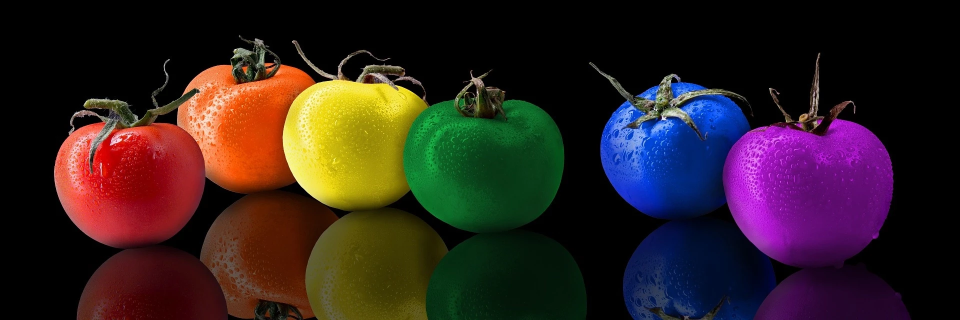
#> input picture image/tomato.jpg, 1920 x 640 px (shown at 1/2 size)
$ jupyter execute --allow-errors 22-01-04.ipynb
#> lines starting #> are read from the running program, lines starting #| are printed output that depends on the picture; after the words box and inside, x2 and y2 are one past the last pixel; in counts of white or black regions, pixels touching at a corner belong together; pictures that were not available may be replaced by others from this repository, and a replacement may not be noted
[cell 1]
import numpy as np
import cv2

[cell 2]
src = cv2.imread('image/tomato.jpg', cv2.IMREAD_COLOR)
#> src is the input picture: shape (640, 1920, 3); mean B, G, R 31.8, 32.8, 48.3
src = cv2.resize(src, dsize=(640, 480))
#> src: shape (480, 640, 3)
hsv = cv2.cvtColor(src, cv2.COLOR_BGR2HSV)
#> hsv: shape (480, 640, 3); mean H, S, V 44.2, 122, 63.7
h, s, v = cv2.split(hsv)
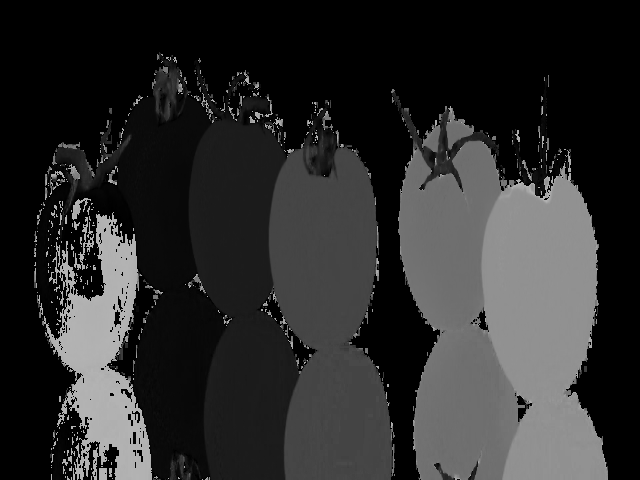
#> h: shape (480, 640); min 0, max 179, mean 44.2
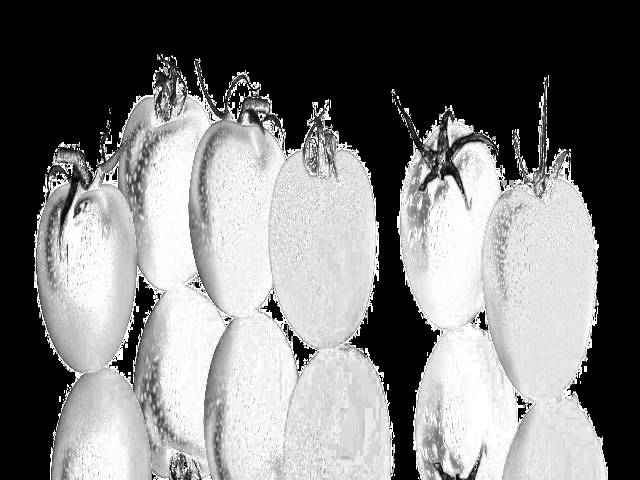
#> s: shape (480, 640); min 0, max 255, mean 122
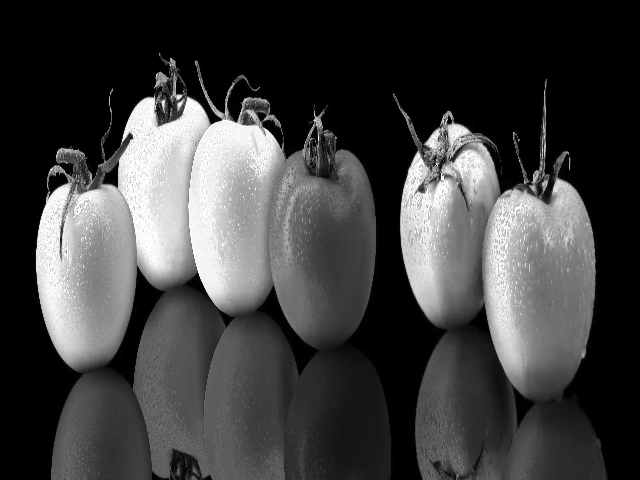
#> v: shape (480, 640); min 0, max 255, mean 63.7

lower_red = cv2.inRange(hsv, (0, 100, 100), (7, 255, 255))
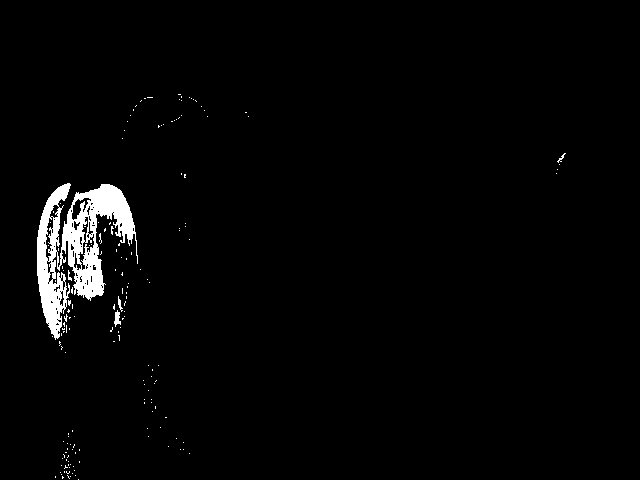
#> lower_red: shape (480, 640); 2.3% white; 165 white regions (160 under 20 px), largest, box (x1, y1, x2, y2) and area: (37, 183, 138, 340) 6469, (114, 310, 121, 327) 69, (118, 296, 123, 312) 34, (557, 153, 566, 163) 25, (68, 270, 72, 281) 21
upper_red = cv2.inRange(hsv, (170,100,100),(180,255,255))
#> upper_red: shape (480, 640); 2.4% white; 98 white regions (92 under 20 px), largest, box (x1, y1, x2, y2) and area: (47, 212, 137, 368) 6773, (74, 217, 94, 270) 241, (72, 199, 80, 220) 52, (60, 291, 64, 306) 29, (74, 221, 80, 230) 28, (87, 222, 93, 238) 27
added_red = cv2.addWeighted(lower_red,1.0,upper_red,1.0,0.0)
#> added_red: shape (480, 640); 4.7% white; 113 white regions (110 under 20 px), largest, box (x1, y1, x2, y2) and area: (37, 183, 138, 368) 14224, (63, 455, 71, 474) 42, (557, 153, 566, 163) 25

red = cv2.bitwise_and(hsv, hsv, mask = added_red)
#> red: shape (480, 640, 3); mean H, S, V 4.4, 9.7, 8.4
red = cv2.cvtColor(red, cv2.COLOR_HSV2BGR)

cv2.imshow("red", red)
cv2.waitKey()
cv2.destroyAllWindows()

[cell 3]
src = cv2.imread('image/abc.jpg',1)
#> (the rest of this cell did not finish here and is left out)

[cell 4]
src = np.zeros((768,1366,3), dtype=np.uint8)
print(src[:,:,0])

src = cv2.line(src,(100,100),(1200,100),(0,0,255),3,cv2.LINE_AA)
src = cv2.circle(src,(300,300), 50, (0,255,0),cv2.FILLED, cv2.LINE_4)
src = cv2.rectangle(src,(500,200),(1000,400),(255,0,0),5,cv2.LINE_8)
src = cv2.ellipse(src, (1200,300),(100,50),0,90,180,(255,255,0),2)

pts1 = np.array([[100,500],[300,500],[200,600]])
pts2 = np.array([[600,500],[800,500],[700,600]])
src = cv2.polylines(src, [pts1], False, (0,255,255),2)
src = cv2.fillPoly(src, [pts2], (255,0,255),cv2.LINE_AA)

src = cv2.putText(src, "Yummy!", (900,600), cv2.FONT_HERSHEY_COMPLEX, 2, (255,255,255),3)
cv2.imshow("src", src)
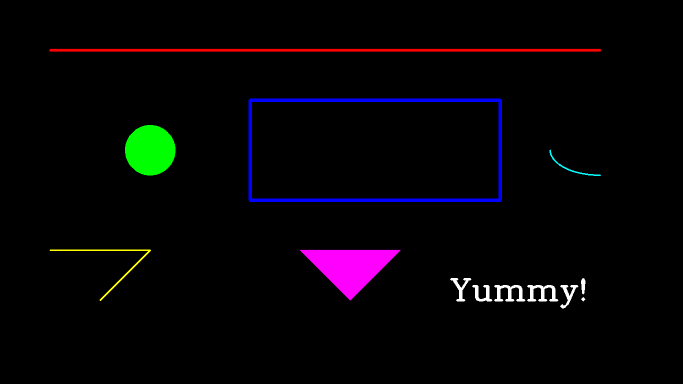
#> window 'src': shape (768, 1366, 3) (shown at 1/2 size); mean B, G, R 5.9, 3.3, 5.2
cv2.waitKey()
cv2.destroyAllWindows()

[cell 5]
src = cv2.imread('image/tomato.jpg', cv2.IMREAD_COLOR)
src = cv2.resize(src, dsize=(640, 480))
height, width, channel = src.shape
#> height = 480; width = 640; channel = 3

srcPoint = np.array([[300,200],[400,200],[500,500],[200,500]],dtype=np.float32)
dstPoint = np.array([[0,0],[width,0],[width,height],[0,height]], dtype = np.float32)
#> dstPoint = [[0, 0], [640, 0], [640, 480], [0, 480]]

matrix = cv2.getPerspectiveTransform(srcPoint, dstPoint)
dst = cv2.warpPerspective(src, matrix, (width, height))
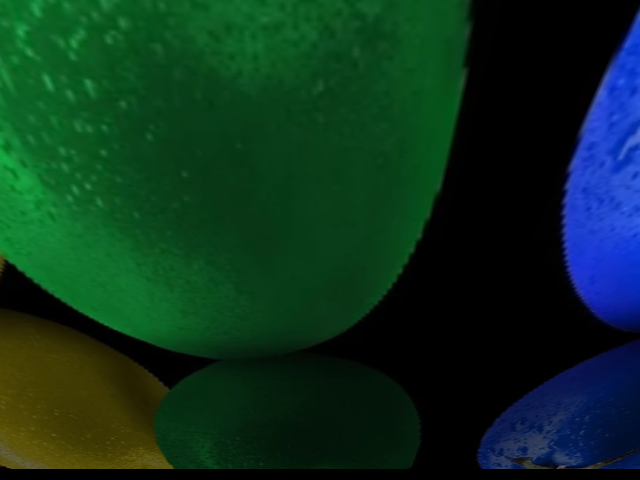
#> dst: shape (480, 640, 3); mean B, G, R 30.1, 48.4, 11.6

cv2.imshow("src", src)
cv2.imshow("dst", dst)
cv2.waitKey()
cv2.destroyAllWindows()

[cell 6]
import datetime
import cv2

capture = cv2.VideoCapture("Image/hhh2.mp4")
fourcc = cv2.VideoWriter_fourcc(*'XVID')
record = False

while True:

    if(capture.get(cv2.CAP_PROP_POS_FRAMES) == capture.get(cv2.CAP_PROP_FRAME_COUNT)):
        capture.open("Image/hhh2.mp4")

    ret, frame = capture.read()
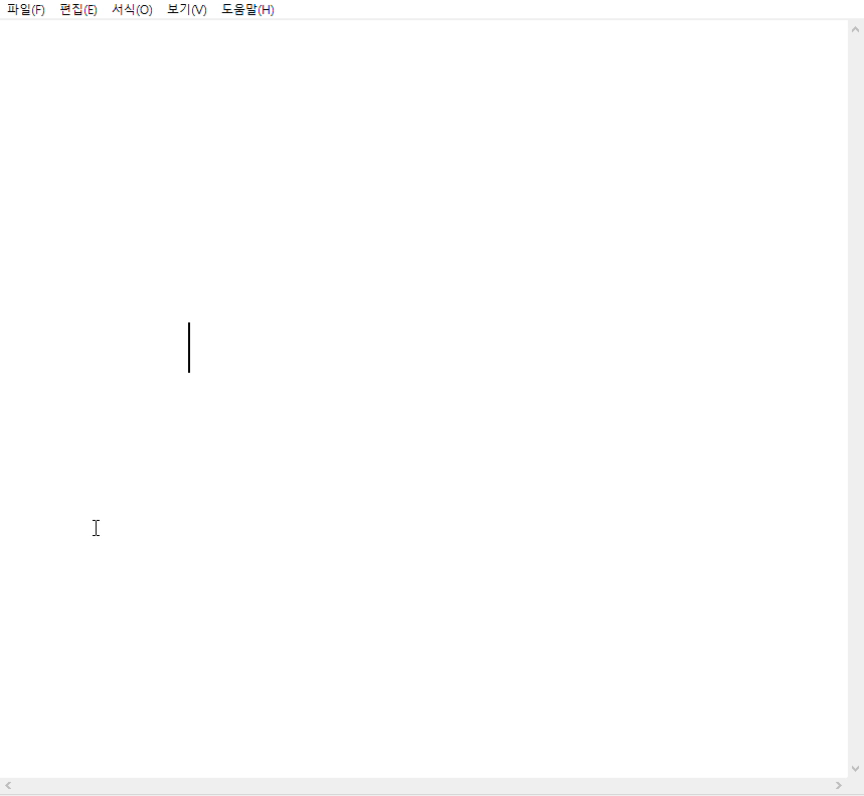
#> input picture frame 40 of image/hhh.mp4, 864 x 796 px, given in place of hhh2.mp4, which was not available
#> frame is the input picture: shape (796, 864, 3); mean B, G, R 254, 254, 254
    cv2.imshow("VideoFrame", frame)

    now = datetime.datetime.now().strftime('%d_%H-%M-%S')
    key = cv2.waitKey(33)
#> (key Esc is pressed here)

    if key == 27:
        break;
    elif key == 26:
        print('캡쳐')
        cv2.imwrite('image/' + str(now) + ".png", frame)
    elif key == 24:
        print('녹화시작')
        record = True
        video = cv2.VideoWriter('image/' + str(now) + '.avi', fourcc, 20.0,(frame.shape[1], frame.shape[0]))
    elif key == 22:
        print("녹화 중지")
        record = False
        video.release()

    if record == True:
        print('녹화 중..')
        video.write(frame)

capture.release()
cv2.destroyAllWindows()

[cell 7]
import cv2

img = cv2.imread('image/tomato.jpg', 1)
cv2.imshow('img', img)

key = cv2.waitKey(0)
#> (key Esc is pressed here)
print(key)

[cell 8]
src = cv2.imread('image/contours.jpg', cv2.IMREAD_COLOR)
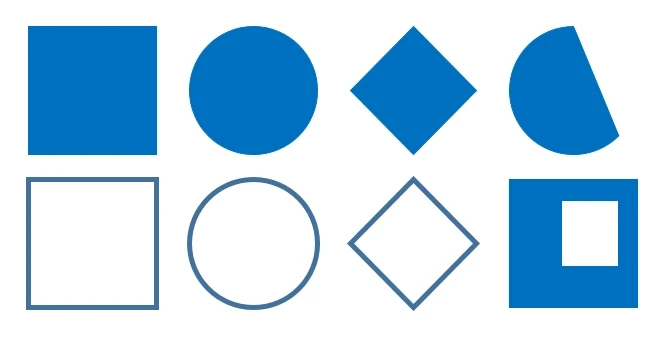
#> input picture image/contours.jpg, 672 x 352 px
#> src is the input picture: shape (352, 672, 3); mean B, G, R 235.3, 214.4, 184.4

gray = cv2.cvtColor(src, cv2.COLOR_BGR2GRAY)
ret, binary = cv2.threshold(gray, 127, 255, cv2.THRESH_BINARY)
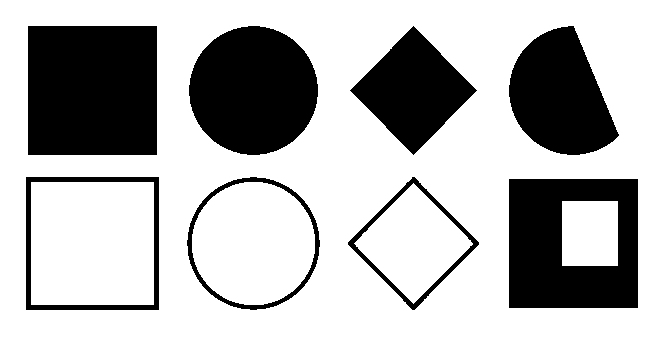
#> binary: shape (352, 672); 72% white; 8 black regions, largest, box (x1, y1, x2, y2) and area: (28, 26, 157, 155) 16641, (509, 179, 638, 308) 13001, (189, 26, 318, 155) 12977
binary = cv2.bitwise_not(binary)
#> binary: shape (352, 672); 28% white; 8 white regions

contours, hierarchy = cv2.findContours(binary, cv2.RETR_CCOMP, cv2.CHAIN_APPROX_NONE)
#> contours = 12 contours; largest, box (x1, y1, x2, y2) and area: (26, 177, 159, 310) 17424, (509, 179, 638, 308) 16384, (28, 26, 157, 155) 16384, (30, 181, 155, 306) 15374, (187, 177, 320, 310) 13551

for i in range(len(contours)):
    cv2.drawContours(src, [contours[i]],0,(0,0,255),1)
    cv2.putText(src, str(i), tuple(contours[i][0][0]), cv2.FONT_HERSHEY_COMPLEX,0.8,(0,255,0),2)
    print(i, hierarchy[0][i])
    cv2.imshow('src', src)
    cv2.waitKey(0)
#> this loop made 12 passes
#| 0 [ 2 -1  1 -1]
#| 1 [-1 -1 -1  0]
#| 2 [ 4  0  3 -1]
#| 3 [-1 -1 -1  2]
#| 4 [ 6  2  5 -1]
#| 5 [-1 -1 -1  4]
#| 6 [ 8  4  7 -1]
#| 7 [-1 -1 -1  6]
#> (further printed lines are left out)
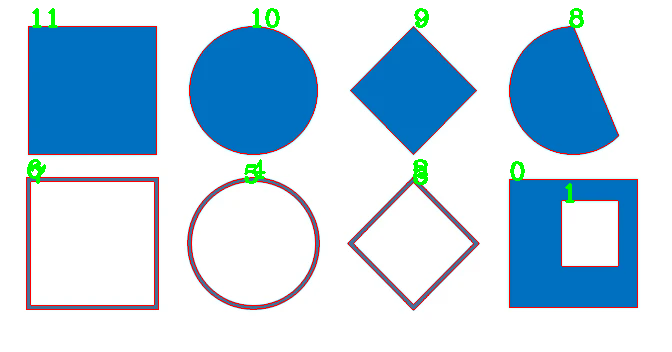
#> src: shape (352, 672, 3); 2.66% of pixels changed, all inside (x1, y1, x2, y2) = (26, 8, 638, 310)

cv2.destroyAllWindows()
